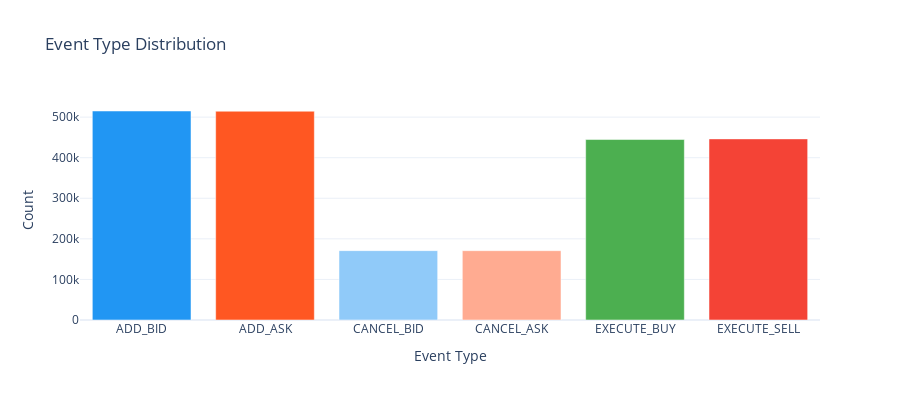

The code cell stored with this chart in its notebook:
### Markdown cell above
## Event Type Distribution

### Code cell
type_names = [reader.EVENT_TYPES.get(t, f"UNKNOWN_{t}") for t in range(6)]
type_counts = np.bincount(events["type"], minlength=6)

fig_types = go.Figure(
    data=go.Bar(
        x=type_names,
        y=type_counts[:6],
        marker_color=["#2196F3", "#FF5722", "#90CAF9", "#FFAB91", "#4CAF50", "#F44336"],
    ),
    layout=go.Layout(
        title="Event Type Distribution",
        xaxis=dict(title="Event Type"),
        yaxis=dict(title="Count"),
        height=400,
        template="plotly_white",
    ),
)
fig_types.show()

for name, count in zip(type_names, type_counts[:6]):
    print(f"  {name:>14s}: {count:>10,}  ({100 * count / len(events):.1f}%)")

### Figure 1 — Plotly figure (JSON) as saved in the notebook; plotly's stock layout.template omitted (floating-point values rounded to 4 significant figures)
{"data": [{"marker": {"color": ["#2196F3", "#FF5722", "#90CAF9", "#FFAB91", "#4CAF50", "#F44336"]}, "type": "bar", "x": ["ADD_BID", "ADD_ASK", "CANCEL_BID", "CANCEL_ASK", "EXECUTE_BUY", "EXECUTE_SELL"], "y": [515055, 514506, 170963, 170892, 444760, 446330]}], "layout": {"height": 400, "title": {"text": "Event Type Distribution"}, "xaxis": {"title": {"text": "Event Type"}}, "yaxis": {"title": {"text": "Count"}}}}
